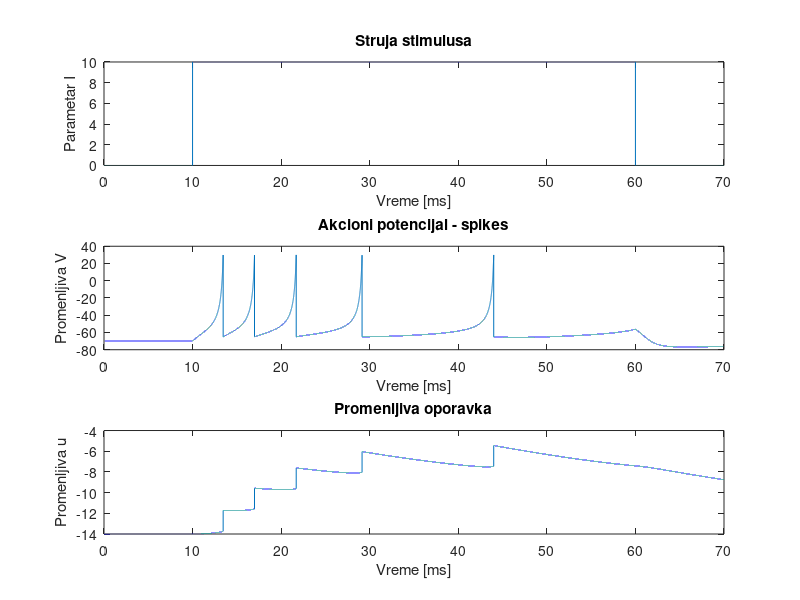

The MATLAB source for this figure:
%Izhikevich model
a=0.02;
b=0.2;
c=-65;
d=2;
Vspike = 30; %vrh tj maksimum spike
Iapp = 10; %struja stimulusa
tpulse = 10; %pocetak delovanja stimulusa
lengthpulse = 50; %duzina trajanja stimulusa
tmax = 70; %vreme do kojeg se izvrsavanju simulacije
dt = 0.001; %vremenski korak odredjivanja resenja 
Nt = tmax/dt; %broj tacaka u kojima se odredjuje resenje
T = 0:dt:tmax; %vremenski opseg sa diskretnim koracima
I = zeros(size(T)); %inicijalizacija vektora za struju stimulusa 
V = zeros(size(T)); %inicijalizacija vektora za promenljvu V
u = zeros(size(T)); %inicijalizacija vektora za promenljivu oporavka 
V(1)=-70; %pocetni uslov, membrana neurona je u stanju mirovanja
u(1) = b*V(1); %pocetni uslov za promenljivu oporavka 

for t=tpulse/dt:(tpulse+lengthpulse)/dt
    I(t) = Iapp; %generisanje strujnog impulsa
end

for t=1:Nt
    V(t+1) = V(t)+dt*(0.04*V(t)^2 + 5*V(t) + 140 - u(t)+I(t)); %resavanje jednacine modela za V
    u(t+1) = u(t)+dt*a*(b*V(t)-u(t)); %resavanje jednacine modela za u
    if (V(t+1)>=Vspike) %provera da li je spike dostigao maksimum
        V(t+1) = c; %reset posle generisanja spike
        u(t+1) = u(t+1)+d;
    end
end
%iscrtavanje rezultata simulacije
subplot(3,1,1);
plot(T,I);
title('Struja stimulusa');
xlabel('Vreme [ms]');
ylabel('Parametar I');

subplot(3,1,2);
plot(T,V);
title('Akcioni potencijal - spikes');
xlabel('Vreme [ms]');
ylabel('Promenljiva V');

subplot(3,1,3);
plot(T,u);
title('Promenljiva oporavka');
xlabel('Vreme [ms]');
ylabel('Promenljiva u');
